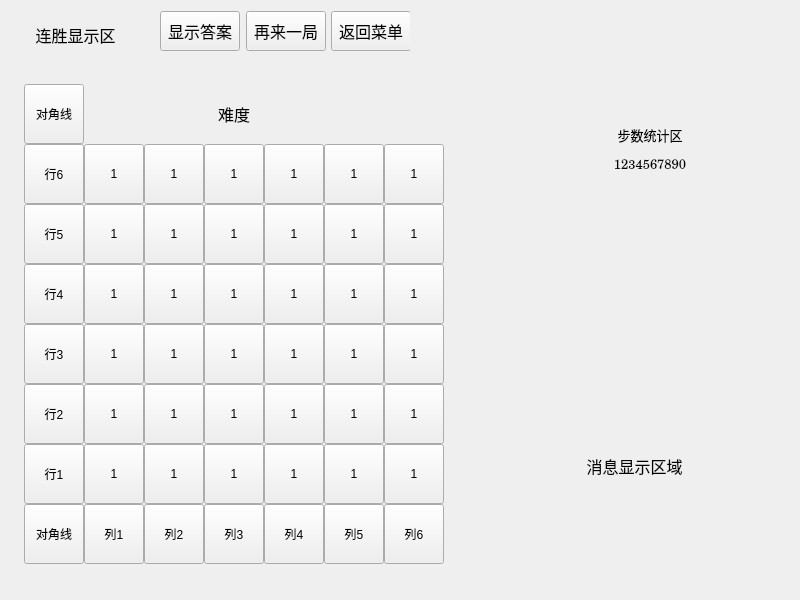
<?xml version="1.0" encoding="UTF-8"?>
<ui version="4.0">
 <class>Board</class>
 <widget class="QWidget" name="Board">
  <property name="geometry">
   <rect>
    <x>0</x>
    <y>0</y>
    <width>800</width>
    <height>600</height>
   </rect>
  </property>
  <property name="minimumSize">
   <size>
    <width>800</width>
    <height>600</height>
   </size>
  </property>
  <property name="maximumSize">
   <size>
    <width>800</width>
    <height>600</height>
   </size>
  </property>
  <property name="windowTitle">
   <string>游戏棋盘</string>
  </property>
  <widget class="QLabel" name="stepLabel">
   <property name="geometry">
    <rect>
     <x>600</x>
     <y>90</y>
     <width>100</width>
     <height>120</height>
    </rect>
   </property>
   <property name="minimumSize">
    <size>
     <width>48</width>
     <height>48</height>
    </size>
   </property>
   <property name="maximumSize">
    <size>
     <width>100</width>
     <height>120</height>
    </size>
   </property>
   <property name="font">
    <font>
     <family>Century Schoolbook</family>
     <pointsize>9</pointsize>
     <italic>false</italic>
    </font>
   </property>
   <property name="text">
    <string>&lt;html&gt;&lt;head/&gt;&lt;body&gt;&lt;p&gt;&lt;span style=&quot; font-size:10pt;&quot;&gt;步数统计区&lt;/span&gt;&lt;/p&gt;&lt;p&gt;&lt;span style=&quot; font-size:10pt;&quot;&gt;1234567890&lt;/span&gt;&lt;/p&gt;&lt;/body&gt;&lt;/html&gt;</string>
   </property>
   <property name="alignment">
    <set>Qt::AlignmentFlag::AlignCenter</set>
   </property>
  </widget>
  <widget class="QLabel" name="messageLabel">
   <property name="geometry">
    <rect>
     <x>499</x>
     <y>370</y>
     <width>271</width>
     <height>191</height>
    </rect>
   </property>
   <property name="font">
    <font>
     <family>Terminal</family>
     <pointsize>12</pointsize>
    </font>
   </property>
   <property name="text">
    <string>消息显示区域</string>
   </property>
   <property name="alignment">
    <set>Qt::AlignmentFlag::AlignCenter</set>
   </property>
  </widget>
  <widget class="QLabel" name="streakLabel">
   <property name="geometry">
    <rect>
     <x>10</x>
     <y>10</y>
     <width>131</width>
     <height>51</height>
    </rect>
   </property>
   <property name="font">
    <font>
     <family>Terminal</family>
     <pointsize>12</pointsize>
    </font>
   </property>
   <property name="text">
    <string>&lt;html&gt;&lt;head/&gt;&lt;body&gt;&lt;p&gt;连胜显示区&lt;/p&gt;&lt;/body&gt;&lt;/html&gt;</string>
   </property>
   <property name="alignment">
    <set>Qt::AlignmentFlag::AlignCenter</set>
   </property>
  </widget>
  <widget class="QWidget" name="layoutWidget">
   <property name="geometry">
    <rect>
     <x>20</x>
     <y>80</y>
     <width>428</width>
     <height>491</height>
    </rect>
   </property>
   <layout class="QGridLayout" name="gridLayout">
    <property name="leftMargin">
     <number>4</number>
    </property>
    <property name="topMargin">
     <number>4</number>
    </property>
    <property name="rightMargin">
     <number>4</number>
    </property>
    <property name="bottomMargin">
     <number>4</number>
    </property>
    <property name="spacing">
     <number>0</number>
    </property>
    <item row="2" column="4">
     <widget class="QPushButton" name="cell43">
      <property name="minimumSize">
       <size>
        <width>60</width>
        <height>60</height>
       </size>
      </property>
      <property name="maximumSize">
       <size>
        <width>60</width>
        <height>60</height>
       </size>
      </property>
      <property name="text">
       <string>1</string>
      </property>
     </widget>
    </item>
    <item row="4" column="0">
     <widget class="QPushButton" name="rowBtn2">
      <property name="minimumSize">
       <size>
        <width>60</width>
        <height>60</height>
       </size>
      </property>
      <property name="maximumSize">
       <size>
        <width>60</width>
        <height>60</height>
       </size>
      </property>
      <property name="text">
       <string>行3</string>
      </property>
     </widget>
    </item>
    <item row="2" column="5">
     <widget class="QPushButton" name="cell44">
      <property name="minimumSize">
       <size>
        <width>60</width>
        <height>60</height>
       </size>
      </property>
      <property name="maximumSize">
       <size>
        <width>60</width>
        <height>60</height>
       </size>
      </property>
      <property name="text">
       <string>1</string>
      </property>
     </widget>
    </item>
    <item row="5" column="1">
     <widget class="QPushButton" name="cell10">
      <property name="minimumSize">
       <size>
        <width>60</width>
        <height>60</height>
       </size>
      </property>
      <property name="maximumSize">
       <size>
        <width>60</width>
        <height>60</height>
       </size>
      </property>
      <property name="text">
       <string>1</string>
      </property>
     </widget>
    </item>
    <item row="5" column="2">
     <widget class="QPushButton" name="cell11">
      <property name="minimumSize">
       <size>
        <width>60</width>
        <height>60</height>
       </size>
      </property>
      <property name="maximumSize">
       <size>
        <width>60</width>
        <height>60</height>
       </size>
      </property>
      <property name="text">
       <string>1</string>
      </property>
     </widget>
    </item>
    <item row="7" column="2">
     <widget class="QPushButton" name="colBtn1">
      <property name="minimumSize">
       <size>
        <width>60</width>
        <height>60</height>
       </size>
      </property>
      <property name="maximumSize">
       <size>
        <width>60</width>
        <height>60</height>
       </size>
      </property>
      <property name="text">
       <string>列2</string>
      </property>
     </widget>
    </item>
    <item row="1" column="1">
     <widget class="QPushButton" name="cell50">
      <property name="minimumSize">
       <size>
        <width>60</width>
        <height>60</height>
       </size>
      </property>
      <property name="maximumSize">
       <size>
        <width>60</width>
        <height>60</height>
       </size>
      </property>
      <property name="text">
       <string>1</string>
      </property>
     </widget>
    </item>
    <item row="7" column="0">
     <widget class="QPushButton" name="mdBtn">
      <property name="minimumSize">
       <size>
        <width>60</width>
        <height>60</height>
       </size>
      </property>
      <property name="maximumSize">
       <size>
        <width>60</width>
        <height>60</height>
       </size>
      </property>
      <property name="text">
       <string>对角线</string>
      </property>
     </widget>
    </item>
    <item row="7" column="3">
     <widget class="QPushButton" name="colBtn2">
      <property name="minimumSize">
       <size>
        <width>60</width>
        <height>60</height>
       </size>
      </property>
      <property name="maximumSize">
       <size>
        <width>60</width>
        <height>60</height>
       </size>
      </property>
      <property name="text">
       <string>列3</string>
      </property>
     </widget>
    </item>
    <item row="7" column="5">
     <widget class="QPushButton" name="colBtn4">
      <property name="minimumSize">
       <size>
        <width>60</width>
        <height>60</height>
       </size>
      </property>
      <property name="maximumSize">
       <size>
        <width>60</width>
        <height>60</height>
       </size>
      </property>
      <property name="text">
       <string>列5</string>
      </property>
     </widget>
    </item>
    <item row="1" column="3">
     <widget class="QPushButton" name="cell52">
      <property name="minimumSize">
       <size>
        <width>60</width>
        <height>60</height>
       </size>
      </property>
      <property name="maximumSize">
       <size>
        <width>60</width>
        <height>60</height>
       </size>
      </property>
      <property name="text">
       <string>1</string>
      </property>
     </widget>
    </item>
    <item row="1" column="0">
     <widget class="QPushButton" name="rowBtn5">
      <property name="minimumSize">
       <size>
        <width>60</width>
        <height>60</height>
       </size>
      </property>
      <property name="maximumSize">
       <size>
        <width>60</width>
        <height>60</height>
       </size>
      </property>
      <property name="text">
       <string>行6</string>
      </property>
     </widget>
    </item>
    <item row="2" column="3">
     <widget class="QPushButton" name="cell42">
      <property name="minimumSize">
       <size>
        <width>60</width>
        <height>60</height>
       </size>
      </property>
      <property name="maximumSize">
       <size>
        <width>60</width>
        <height>60</height>
       </size>
      </property>
      <property name="text">
       <string>1</string>
      </property>
     </widget>
    </item>
    <item row="2" column="6">
     <widget class="QPushButton" name="cell45">
      <property name="minimumSize">
       <size>
        <width>60</width>
        <height>60</height>
       </size>
      </property>
      <property name="maximumSize">
       <size>
        <width>60</width>
        <height>60</height>
       </size>
      </property>
      <property name="text">
       <string>1</string>
      </property>
     </widget>
    </item>
    <item row="3" column="1">
     <widget class="QPushButton" name="cell30">
      <property name="minimumSize">
       <size>
        <width>60</width>
        <height>60</height>
       </size>
      </property>
      <property name="maximumSize">
       <size>
        <width>60</width>
        <height>60</height>
       </size>
      </property>
      <property name="text">
       <string>1</string>
      </property>
     </widget>
    </item>
    <item row="2" column="1">
     <widget class="QPushButton" name="cell40">
      <property name="minimumSize">
       <size>
        <width>60</width>
        <height>60</height>
       </size>
      </property>
      <property name="maximumSize">
       <size>
        <width>60</width>
        <height>60</height>
       </size>
      </property>
      <property name="text">
       <string>1</string>
      </property>
     </widget>
    </item>
    <item row="6" column="3">
     <widget class="QPushButton" name="cell02">
      <property name="minimumSize">
       <size>
        <width>60</width>
        <height>60</height>
       </size>
      </property>
      <property name="maximumSize">
       <size>
        <width>60</width>
        <height>60</height>
       </size>
      </property>
      <property name="text">
       <string>1</string>
      </property>
     </widget>
    </item>
    <item row="3" column="6">
     <widget class="QPushButton" name="cell35">
      <property name="minimumSize">
       <size>
        <width>60</width>
        <height>60</height>
       </size>
      </property>
      <property name="maximumSize">
       <size>
        <width>60</width>
        <height>60</height>
       </size>
      </property>
      <property name="text">
       <string>1</string>
      </property>
     </widget>
    </item>
    <item row="5" column="3">
     <widget class="QPushButton" name="cell12">
      <property name="minimumSize">
       <size>
        <width>60</width>
        <height>60</height>
       </size>
      </property>
      <property name="maximumSize">
       <size>
        <width>60</width>
        <height>60</height>
       </size>
      </property>
      <property name="text">
       <string>1</string>
      </property>
     </widget>
    </item>
    <item row="5" column="6">
     <widget class="QPushButton" name="cell15">
      <property name="minimumSize">
       <size>
        <width>60</width>
        <height>60</height>
       </size>
      </property>
      <property name="maximumSize">
       <size>
        <width>60</width>
        <height>60</height>
       </size>
      </property>
      <property name="text">
       <string>1</string>
      </property>
     </widget>
    </item>
    <item row="1" column="2">
     <widget class="QPushButton" name="cell51">
      <property name="minimumSize">
       <size>
        <width>60</width>
        <height>60</height>
       </size>
      </property>
      <property name="maximumSize">
       <size>
        <width>60</width>
        <height>60</height>
       </size>
      </property>
      <property name="text">
       <string>1</string>
      </property>
     </widget>
    </item>
    <item row="6" column="0">
     <widget class="QPushButton" name="rowBtn0">
      <property name="minimumSize">
       <size>
        <width>60</width>
        <height>60</height>
       </size>
      </property>
      <property name="maximumSize">
       <size>
        <width>60</width>
        <height>60</height>
       </size>
      </property>
      <property name="text">
       <string>行1</string>
      </property>
     </widget>
    </item>
    <item row="0" column="3">
     <widget class="QLabel" name="diffLabel">
      <property name="font">
       <font>
        <family>Terminal</family>
        <pointsize>12</pointsize>
       </font>
      </property>
      <property name="text">
       <string>&lt;html&gt;&lt;head/&gt;&lt;body&gt;&lt;p&gt;难度&lt;/p&gt;&lt;/body&gt;&lt;/html&gt;</string>
      </property>
      <property name="alignment">
       <set>Qt::AlignmentFlag::AlignCenter</set>
      </property>
     </widget>
    </item>
    <item row="6" column="2">
     <widget class="QPushButton" name="cell01">
      <property name="minimumSize">
       <size>
        <width>60</width>
        <height>60</height>
       </size>
      </property>
      <property name="maximumSize">
       <size>
        <width>60</width>
        <height>60</height>
       </size>
      </property>
      <property name="text">
       <string>1</string>
      </property>
     </widget>
    </item>
    <item row="5" column="0">
     <widget class="QPushButton" name="rowBtn1">
      <property name="minimumSize">
       <size>
        <width>60</width>
        <height>60</height>
       </size>
      </property>
      <property name="maximumSize">
       <size>
        <width>60</width>
        <height>60</height>
       </size>
      </property>
      <property name="text">
       <string>行2</string>
      </property>
     </widget>
    </item>
    <item row="7" column="6">
     <widget class="QPushButton" name="colBtn5">
      <property name="minimumSize">
       <size>
        <width>60</width>
        <height>60</height>
       </size>
      </property>
      <property name="maximumSize">
       <size>
        <width>60</width>
        <height>60</height>
       </size>
      </property>
      <property name="text">
       <string>列6</string>
      </property>
     </widget>
    </item>
    <item row="3" column="4">
     <widget class="QPushButton" name="cell33">
      <property name="minimumSize">
       <size>
        <width>60</width>
        <height>60</height>
       </size>
      </property>
      <property name="maximumSize">
       <size>
        <width>60</width>
        <height>60</height>
       </size>
      </property>
      <property name="text">
       <string>1</string>
      </property>
     </widget>
    </item>
    <item row="4" column="3">
     <widget class="QPushButton" name="cell22">
      <property name="minimumSize">
       <size>
        <width>60</width>
        <height>60</height>
       </size>
      </property>
      <property name="maximumSize">
       <size>
        <width>60</width>
        <height>60</height>
       </size>
      </property>
      <property name="text">
       <string>1</string>
      </property>
     </widget>
    </item>
    <item row="5" column="5">
     <widget class="QPushButton" name="cell14">
      <property name="minimumSize">
       <size>
        <width>60</width>
        <height>60</height>
       </size>
      </property>
      <property name="maximumSize">
       <size>
        <width>60</width>
        <height>60</height>
       </size>
      </property>
      <property name="text">
       <string>1</string>
      </property>
     </widget>
    </item>
    <item row="7" column="4">
     <widget class="QPushButton" name="colBtn3">
      <property name="minimumSize">
       <size>
        <width>60</width>
        <height>60</height>
       </size>
      </property>
      <property name="maximumSize">
       <size>
        <width>60</width>
        <height>60</height>
       </size>
      </property>
      <property name="text">
       <string>列4</string>
      </property>
     </widget>
    </item>
    <item row="6" column="5">
     <widget class="QPushButton" name="cell04">
      <property name="minimumSize">
       <size>
        <width>60</width>
        <height>60</height>
       </size>
      </property>
      <property name="maximumSize">
       <size>
        <width>60</width>
        <height>60</height>
       </size>
      </property>
      <property name="text">
       <string>1</string>
      </property>
     </widget>
    </item>
    <item row="1" column="6">
     <widget class="QPushButton" name="cell55">
      <property name="minimumSize">
       <size>
        <width>60</width>
        <height>60</height>
       </size>
      </property>
      <property name="maximumSize">
       <size>
        <width>60</width>
        <height>60</height>
       </size>
      </property>
      <property name="text">
       <string>1</string>
      </property>
     </widget>
    </item>
    <item row="0" column="0">
     <widget class="QPushButton" name="sdBtn">
      <property name="minimumSize">
       <size>
        <width>60</width>
        <height>60</height>
       </size>
      </property>
      <property name="maximumSize">
       <size>
        <width>60</width>
        <height>60</height>
       </size>
      </property>
      <property name="text">
       <string>对角线</string>
      </property>
     </widget>
    </item>
    <item row="4" column="2">
     <widget class="QPushButton" name="cell21">
      <property name="minimumSize">
       <size>
        <width>60</width>
        <height>60</height>
       </size>
      </property>
      <property name="maximumSize">
       <size>
        <width>60</width>
        <height>60</height>
       </size>
      </property>
      <property name="text">
       <string>1</string>
      </property>
     </widget>
    </item>
    <item row="4" column="5">
     <widget class="QPushButton" name="cell24">
      <property name="minimumSize">
       <size>
        <width>60</width>
        <height>60</height>
       </size>
      </property>
      <property name="maximumSize">
       <size>
        <width>60</width>
        <height>60</height>
       </size>
      </property>
      <property name="text">
       <string>1</string>
      </property>
     </widget>
    </item>
    <item row="6" column="6">
     <widget class="QPushButton" name="cell05">
      <property name="minimumSize">
       <size>
        <width>60</width>
        <height>60</height>
       </size>
      </property>
      <property name="maximumSize">
       <size>
        <width>60</width>
        <height>60</height>
       </size>
      </property>
      <property name="text">
       <string>1</string>
      </property>
     </widget>
    </item>
    <item row="2" column="2">
     <widget class="QPushButton" name="cell41">
      <property name="minimumSize">
       <size>
        <width>60</width>
        <height>60</height>
       </size>
      </property>
      <property name="maximumSize">
       <size>
        <width>60</width>
        <height>60</height>
       </size>
      </property>
      <property name="text">
       <string>1</string>
      </property>
     </widget>
    </item>
    <item row="2" column="0">
     <widget class="QPushButton" name="rowBtn4">
      <property name="minimumSize">
       <size>
        <width>60</width>
        <height>60</height>
       </size>
      </property>
      <property name="maximumSize">
       <size>
        <width>60</width>
        <height>60</height>
       </size>
      </property>
      <property name="text">
       <string>行5</string>
      </property>
     </widget>
    </item>
    <item row="3" column="2">
     <widget class="QPushButton" name="cell31">
      <property name="minimumSize">
       <size>
        <width>60</width>
        <height>60</height>
       </size>
      </property>
      <property name="maximumSize">
       <size>
        <width>60</width>
        <height>60</height>
       </size>
      </property>
      <property name="text">
       <string>1</string>
      </property>
     </widget>
    </item>
    <item row="6" column="4">
     <widget class="QPushButton" name="cell03">
      <property name="minimumSize">
       <size>
        <width>60</width>
        <height>60</height>
       </size>
      </property>
      <property name="maximumSize">
       <size>
        <width>60</width>
        <height>60</height>
       </size>
      </property>
      <property name="text">
       <string>1</string>
      </property>
     </widget>
    </item>
    <item row="1" column="4">
     <widget class="QPushButton" name="cell53">
      <property name="minimumSize">
       <size>
        <width>60</width>
        <height>60</height>
       </size>
      </property>
      <property name="maximumSize">
       <size>
        <width>60</width>
        <height>60</height>
       </size>
      </property>
      <property name="text">
       <string>1</string>
      </property>
     </widget>
    </item>
    <item row="7" column="1">
     <widget class="QPushButton" name="colBtn0">
      <property name="minimumSize">
       <size>
        <width>60</width>
        <height>60</height>
       </size>
      </property>
      <property name="maximumSize">
       <size>
        <width>60</width>
        <height>60</height>
       </size>
      </property>
      <property name="text">
       <string>列1</string>
      </property>
     </widget>
    </item>
    <item row="3" column="3">
     <widget class="QPushButton" name="cell32">
      <property name="minimumSize">
       <size>
        <width>60</width>
        <height>60</height>
       </size>
      </property>
      <property name="maximumSize">
       <size>
        <width>60</width>
        <height>60</height>
       </size>
      </property>
      <property name="text">
       <string>1</string>
      </property>
     </widget>
    </item>
    <item row="5" column="4">
     <widget class="QPushButton" name="cell13">
      <property name="minimumSize">
       <size>
        <width>60</width>
        <height>60</height>
       </size>
      </property>
      <property name="maximumSize">
       <size>
        <width>60</width>
        <height>60</height>
       </size>
      </property>
      <property name="text">
       <string>1</string>
      </property>
     </widget>
    </item>
    <item row="6" column="1">
     <widget class="QPushButton" name="cell00">
      <property name="minimumSize">
       <size>
        <width>60</width>
        <height>60</height>
       </size>
      </property>
      <property name="maximumSize">
       <size>
        <width>60</width>
        <height>60</height>
       </size>
      </property>
      <property name="text">
       <string>1</string>
      </property>
     </widget>
    </item>
    <item row="3" column="0">
     <widget class="QPushButton" name="rowBtn3">
      <property name="minimumSize">
       <size>
        <width>60</width>
        <height>60</height>
       </size>
      </property>
      <property name="maximumSize">
       <size>
        <width>60</width>
        <height>60</height>
       </size>
      </property>
      <property name="text">
       <string>行4</string>
      </property>
     </widget>
    </item>
    <item row="4" column="1">
     <widget class="QPushButton" name="cell20">
      <property name="minimumSize">
       <size>
        <width>60</width>
        <height>60</height>
       </size>
      </property>
      <property name="maximumSize">
       <size>
        <width>60</width>
        <height>60</height>
       </size>
      </property>
      <property name="text">
       <string>1</string>
      </property>
     </widget>
    </item>
    <item row="1" column="5">
     <widget class="QPushButton" name="cell54">
      <property name="minimumSize">
       <size>
        <width>60</width>
        <height>60</height>
       </size>
      </property>
      <property name="maximumSize">
       <size>
        <width>60</width>
        <height>60</height>
       </size>
      </property>
      <property name="text">
       <string>1</string>
      </property>
     </widget>
    </item>
    <item row="4" column="6">
     <widget class="QPushButton" name="cell25">
      <property name="minimumSize">
       <size>
        <width>60</width>
        <height>60</height>
       </size>
      </property>
      <property name="maximumSize">
       <size>
        <width>60</width>
        <height>60</height>
       </size>
      </property>
      <property name="text">
       <string>1</string>
      </property>
     </widget>
    </item>
    <item row="3" column="5">
     <widget class="QPushButton" name="cell34">
      <property name="minimumSize">
       <size>
        <width>60</width>
        <height>60</height>
       </size>
      </property>
      <property name="maximumSize">
       <size>
        <width>60</width>
        <height>60</height>
       </size>
      </property>
      <property name="text">
       <string>1</string>
      </property>
     </widget>
    </item>
    <item row="4" column="4">
     <widget class="QPushButton" name="cell23">
      <property name="minimumSize">
       <size>
        <width>60</width>
        <height>60</height>
       </size>
      </property>
      <property name="maximumSize">
       <size>
        <width>60</width>
        <height>60</height>
       </size>
      </property>
      <property name="text">
       <string>1</string>
      </property>
     </widget>
    </item>
   </layout>
  </widget>
  <widget class="QWidget" name="layoutWidget">
   <property name="geometry">
    <rect>
     <x>160</x>
     <y>10</y>
     <width>250</width>
     <height>42</height>
    </rect>
   </property>
   <layout class="QHBoxLayout" name="horizontalLayout">
    <item>
     <widget class="QPushButton" name="answerBtn">
      <property name="minimumSize">
       <size>
        <width>80</width>
        <height>40</height>
       </size>
      </property>
      <property name="maximumSize">
       <size>
        <width>80</width>
        <height>40</height>
       </size>
      </property>
      <property name="font">
       <font>
        <family>Terminal</family>
        <pointsize>12</pointsize>
       </font>
      </property>
      <property name="text">
       <string>显示答案</string>
      </property>
      <property name="iconSize">
       <size>
        <width>12</width>
        <height>12</height>
       </size>
      </property>
     </widget>
    </item>
    <item>
     <widget class="QPushButton" name="restartBtn">
      <property name="minimumSize">
       <size>
        <width>80</width>
        <height>40</height>
       </size>
      </property>
      <property name="maximumSize">
       <size>
        <width>80</width>
        <height>40</height>
       </size>
      </property>
      <property name="font">
       <font>
        <family>Terminal</family>
        <pointsize>12</pointsize>
       </font>
      </property>
      <property name="text">
       <string>再来一局</string>
      </property>
      <property name="iconSize">
       <size>
        <width>12</width>
        <height>12</height>
       </size>
      </property>
     </widget>
    </item>
    <item>
     <widget class="QPushButton" name="backBtn">
      <property name="minimumSize">
       <size>
        <width>80</width>
        <height>40</height>
       </size>
      </property>
      <property name="maximumSize">
       <size>
        <width>80</width>
        <height>40</height>
       </size>
      </property>
      <property name="font">
       <font>
        <family>Terminal</family>
        <pointsize>12</pointsize>
       </font>
      </property>
      <property name="text">
       <string>返回菜单</string>
      </property>
      <property name="iconSize">
       <size>
        <width>12</width>
        <height>12</height>
       </size>
      </property>
     </widget>
    </item>
   </layout>
  </widget>
 </widget>
 <resources/>
 <connections/>
</ui>
